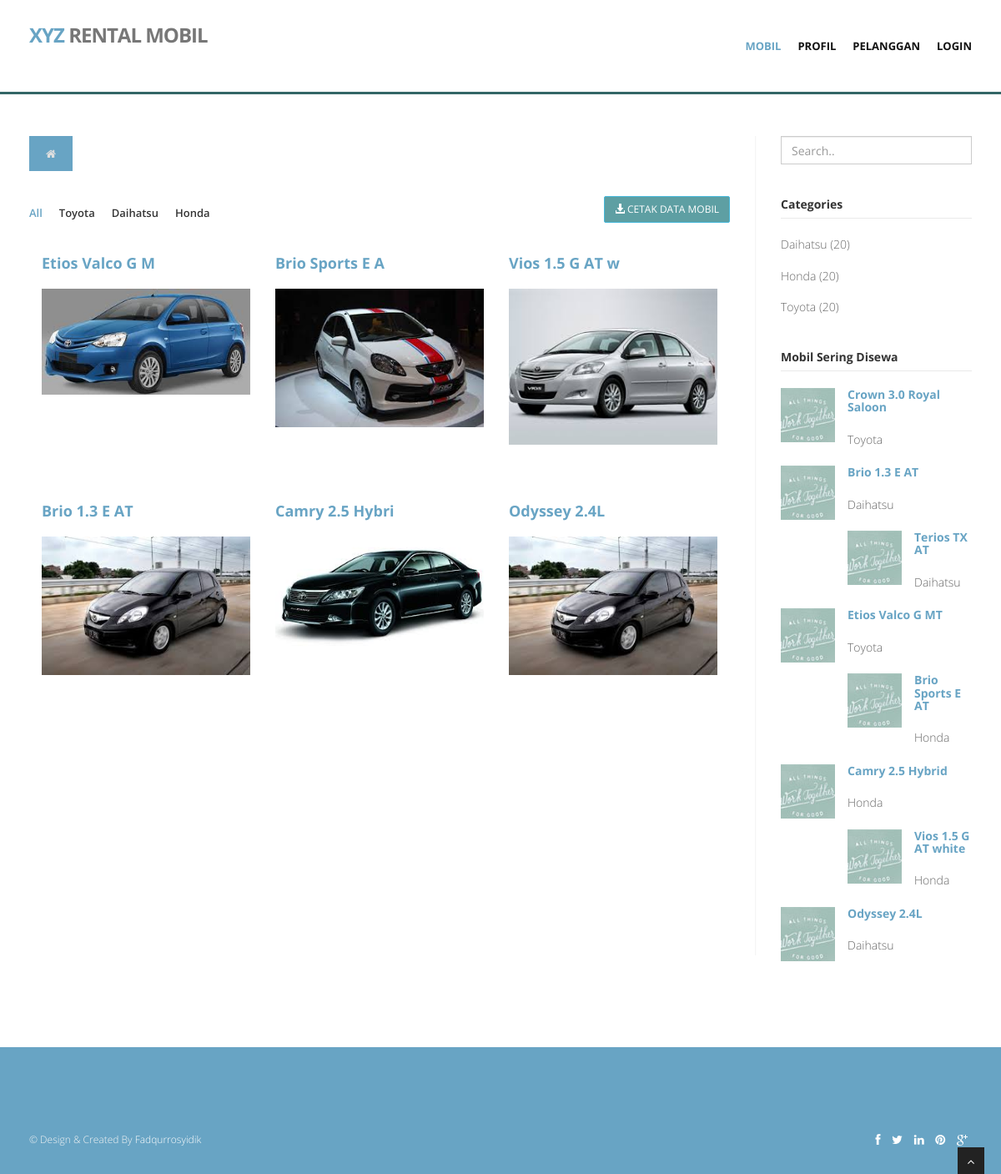
The page / on the database its author committed.
### tables this page shows
CREATE TABLE IF NOT EXISTS `kendaraan` (
  `NoPlat` varchar(10) NOT NULL,
  `KdMerk` varchar(20) NOT NULL,
  `IdType` varchar(10) NOT NULL,
  `IdPemilik` int(11) NOT NULL,
  `StatusRental` enum('Kosong','dipesan','Jalan') NOT NULL,
  `HargaSewa` int(11) NOT NULL,
  `FotoMobil` varchar(100) NOT NULL,
  `JmlSewa` int(11) NOT NULL,
  PRIMARY KEY (`NoPlat`)
);

CREATE TABLE IF NOT EXISTS `type` (
  `IdType` varchar(20) NOT NULL,
  `NmType` varchar(50) NOT NULL,
  PRIMARY KEY (`IdType`)
);

CREATE TABLE IF NOT EXISTS `merk` (
  `KdMerk` varchar(50) NOT NULL,
  `NmMerk` varchar(50) NOT NULL,
  PRIMARY KEY (`KdMerk`)
);

### menu/mobil/mobil.php (the view, shortened to what this page needs)
<?php
if (!isset($_GET['hal'])) {
    $page = 1;
} else {
    $page = $_GET['hal'];
}
$max_result = 6;
$from = (($page * $max_result) - $max_result);
?>
<section id="inner-headline">
    <div class="container" style="padding: 0">
        <div class="row">
            <div class="col-lg-12">
                <ul class="breadcrumb">
                    <li><a href="?eks=1"><i class="fa fa-home"></i></a><i class="icon-angle-right"></i></li>
                </ul>
            </div>
        </div>
    </div>
</section>
    <ul class="portfolio-categ filter">
        <li class="all active"><a href="#">All</a></li>
        <li class="Toyota"><a href="#" title="">Toyota</a></li>
        <li class="Daihatsu"><a href="#" title="">Daihatsu</a></li>
        <li class="Honda"><a href="#" title="">Honda</a></li>
    </ul>
    <div style="float: right"><a class="btn btn-info btn-flat" target="_blank" href="laporan/coba.php"><i class="glyphicon glyphicon-download-alt"></i> Cetak Data Mobil</a></div>
    <div class="clearfix">
    </div>
    	<section id="projects">
    	<ul id="thumbs" class="portfolio">
            <?php
            $nyari = ""; $kate = ""; $typ = "";
            $query = $db->query("select kendaraan.NoPlat, merk.NmMerk as merk, type.NmType as nama, kendaraan.FotoMobil as foto, kendaraan.NoPlat as plat from kendaraan,type,merk where kendaraan.IdType = type.IdType and kendaraan.KdMerk = merk.KdMerk $nyari $kate $typ limit $from, $max_result");
            while ($dm = $query->fetch()) {
            $i=0;
            ?>
    		<li class="item-thumbs col-lg-4 design" data-id="id-<?php echo $i++; ?>" data-type="<?php echo $dm['merk']; ?>">
                <h4><a href="?eks=9&plat=<?php echo $dm[0]; ?>"><?php echo substr($dm['nama'],0,15);?></a></h4>
                <div class="item-thumbs">
                </div>
    		</li>
            <?php } ?>
    	</ul>
    	</section>

### index.php (shortened to what this page needs)
<!DOCTYPE html>
<html lang="en">
<head>
<link href="css/bootstrap.min.css" rel="stylesheet" />
<link href="css/fancybox/jquery.fancybox.css" rel="stylesheet">
<link href="css/jcarousel.css" rel="stylesheet" />
<link href="css/flexslider.css" rel="stylesheet" />
<link href="css/style.css" rel="stylesheet" />
<link href="adminis/date_picker_bootstrap/bootstrap-datetimepicker.min.css" rel="stylesheet" media="screen">
<link href="skins/default.css" rel="stylesheet" />
</head>
<body>
<div id="wrapper">
	<header>
        <div class="navbar navbar-default navbar-static-top">
            <div class="container">
                <div class="navbar-header">
                    <a class="navbar-brand" href="index.html"><span>XYZ</span> Rental Mobil</a>
                </div>
                <div class="navbar-collapse collapse ">
                <?php
                $a=""; $b=""; $c=""; $d="";
                if (!empty(@$_GET['eks'])) {
                if ($_GET['eks'] == 1) { $a="class='active'"; }
                if ($_GET['eks'] == 2) { $b="class='active'"; }
                if ($_GET['eks'] == 3) { $c="class='active'"; }
                if ($_GET['eks'] == 4) { $d="class='active'"; }
                if ($_GET['eks'] == 5) { $d="class='active'"; }
            } else { $a="class='active'"; }
                ?>
                    <ul class="nav navbar-nav">
                        <li <?php echo $a; ?>><a href="?eks=1">Mobil</a></li>
                        <li <?php echo $b; ?>><a href="?eks=2">Profil</a></li>
                        <li <?php echo $c; ?>><a href="?eks=3">Pelanggan</a></li>
                        <?php if (empty($_SESSION['user'])) { ?>
                        <li <?php echo $d; ?>><a href="?eks=4">Login</a></li>
                        <?php } ?>
                    </ul>
                </div>
            </div>
        </div>
	</header>
	<section id="content">
	<div class="container">
		<div class="row">
			<div class="col-md-9">
				<?php include "include/select.php"; ?>
			</div>
			<div class="col-md-3">
				<?php include "include/sidebar.php";?>
			</div>
		</div>
	</div>
	</section>
	<footer>
	<div id="sub-footer">
		<div class="container">
			<div class="row">
				<div class="col-lg-6">
					<div class="copyright">
						<p>
							<span>&copy; Design & Created By </span><a href="http://bootstraptaste.com" target="_blank">Fadqurrosyidik</a>
						</p>
					</div>
				</div>
				<div class="col-lg-6">
					<ul class="social-network">
						<li><a href="#" data-placement="top" title="Facebook"><i class="fa fa-facebook"></i></a></li>
						<li><a href="#" data-placement="top" title="Twitter"><i class="fa fa-twitter"></i></a></li>
						<li><a href="#" data-placement="top" title="Linkedin"><i class="fa fa-linkedin"></i></a></li>
						<li><a href="#" data-placement="top" title="Pinterest"><i class="fa fa-pinterest"></i></a></li>
						<li><a href="#" data-placement="top" title="Google plus"><i class="fa fa-google-plus"></i></a></li>
					</ul>
				</div>
			</div>
		</div>
	</div>
	</footer>
</div>
<a href="#" class="scrollup"><i class="fa fa-angle-up active"></i></a>
</body>
</html>

### include/select.php (shortened to what this page needs)
<?php
@$eks=$_GET['eks'];
switch ($eks) {
	default:
		include "menu/mobil/mobil.php";
		break;
}
?>

### include/sidebar.php (shortened to what this page needs)
<aside class="right-sidebar">
    <div class="widget">
		<form class="form-search" action="#" method="POST">
			<input name="cari" class="form-control" type="text" placeholder="Search..">
		</form>
	</div>
	<div class="widget">
		<h5 class="widgetheading">Categories</h5>
		<ul class="cat">
		<?php
		$query = $db->query("select * from merk");
		while ($array = $query->fetch()) {
		?>
            <li><i class="icon-angle-right"></i><a href="?eks=1&kat=<?php echo $array['NmMerk'];?>"><?php echo $array['NmMerk']; ?></a><span> (20)</span></li>
        <?php } ?>
        </ul>
	</div>
    <div class="widget">
		<h5 class="widgetheading">Mobil Sering Disewa</h5>
        <ul class="recent">
        <?php
        $queryS = $db->query("select type.NmType as nama, merk.NmMerk from kendaraan,type,merk where kendaraan.IdType = type.IdType and kendaraan.KdMerk = merk.KdMerk order by JmlSewa desc");
		while ($arrayS = $queryS->fetch()) {
		?>
            <li>
				<img src="img/dummies/blog/65x65/thumb1.jpg" class="pull-left" alt="" />
				<h5><a href="?eks=1&type=<?php echo $arrayS['nama'];?>"><?php echo $arrayS['nama']; ?></a></h5>
				<p><?php echo $arrayS['1']; ?></p>
			</li>
		<?php } ?>
        </ul>
    </div>
</aside>

### skins/default.css (style rules this page uses)
a, a:hover,a:focus,a:active, footer a.text-link:hover, strike, .post-meta span a:hover, footer a.text-link, ul.meta-post li a:hover, ul.cat li a:hover, ul.recent li h6 a:hover, ul.portfolio-categ li.active a, ul.portfolio-categ li.active a:hover, ul.portfolio-categ li a:hover,ul.related-post li h4 a:hover, span.highlight,article .post-heading h3 a:hover, .navbar .nav > .active > a,.navbar .nav > .active > a:hover,.navbar .nav > li > a:hover,.navbar .nav > li > a:focus,.navbar .nav > .active > a:focus, .validation { color:#68A4C4; }
.navbar-brand span { color: #68A4C4; }
header .nav li a:hover, header .nav li a:focus, header .nav li.active a, header .nav li.active a:hover, header .nav li a.dropdown-toggle:hover, header .nav li a.dropdown-toggle:focus, header .nav li.active ul.dropdown-menu li a:hover, header .nav li.active ul.dropdown-menu li.active a { color:#68A4C4; }
.navbar-default .navbar-nav > .active > a, .navbar-default .navbar-nav > .active > a:hover, .navbar-default .navbar-nav > .active > a:focus { color:#68A4C4; }
.breadcrumb { background-color: #68A4C4; }
footer { background:#68A4C4; }
#sub-footer { background:#68A4C4; }

### css/overwrite.css (style rules this page uses)
.widget h4,.widget h5 { font-weight:700; margin-bottom:20px; }
label, input, button, select, textarea { font-size: 13px; font-weight: normal; }
input, button, select, textarea { font-family:'Open Sans', Arial, sans-serif; font-size: 13px; }
select, textarea, input[type="text"], input[type="password"], input[type="datetime"], input[type="datetime-local"], input[type="date"], input[type="month"], input[type="time"], input[type="week"], input[type="number"], input[type="email"], input[type="url"], input[type="search"], input[type="tel"], input[type="color"], .uneditable-input { -webkit-border-radius: 0; -moz-border-radius: 0; border-radius: 0; }
ul, ol { padding: 0; margin: 0 0 10px 25px; }
li { line-height: 1.6em; }
.btn { font-size: 12px; text-transform:uppercase; text-shadow: none; background-image:none; border-color: none; border-bottom-color: none; -webkit-box-shadow: none; -moz-box-shadow: none; box-shadow: none; }
.btn { outline:0; -webkit-border-radius: 2px; -moz-border-radius: 2px; border-radius: 2px; }
a.btn,.btn:focus { outline:0; }
.btn-info { background: #5E9FA3; }
.navbar .nav { border-right:none; border-left:none; }
.navbar .nav > li > a { float: none; font-size:13px; padding: 10px 0 10px; margin-left:20px; margin-right:0; color: #999999; text-decoration: none; text-shadow: none; border-right:none; border-left:none; }
.navbar .nav > .active > a, .navbar .nav > .active > a:hover, .navbar .nav > .active > a:focus { color: #fff; background-image: none; background-image: none; filter: none; text-decoration: none; -webkit-box-shadow: none; -moz-box-shadow: none; box-shadow: none; }
.breadcrumb { float:left; padding:10px 20px; margin:0; list-style: none; background: none; -webkit-border-radius: 0; -moz-border-radius: 0; border-radius: 0; }
.breadcrumb > li { display: inline-block; *display: inline; text-shadow: none; font-size:12px; *zoom: 1; margin:0; }

### rows shown on the page
kendaraan: IdType.NmType "Etios Valco G M"
kendaraan: IdType.NmType "Brio Sports E A"
kendaraan: IdType.NmType "Vios 1.5 G AT w"
kendaraan: IdType.NmType "Brio 1.3 E AT"
kendaraan: IdType.NmType "Camry 2.5 Hybri"
kendaraan: IdType.NmType "Odyssey 2.4L"
merk: NmMerk "Daihatsu"
merk: NmMerk "Honda"
merk: NmMerk "Toyota"
type: NmType "Crown 3.0 Royal Saloon", merk.NmMerk "Toyota"
type: NmType "Brio 1.3 E AT", merk.NmMerk "Daihatsu"
type: NmType "Terios TX AT", merk.NmMerk "Daihatsu"
type: NmType "Etios Valco G MT", merk.NmMerk "Toyota"
type: NmType "Brio Sports E AT", merk.NmMerk "Honda"
type: NmType "Camry 2.5 Hybrid", merk.NmMerk "Honda"
type: NmType "Vios 1.5 G AT white", merk.NmMerk "Honda"
type: NmType "Odyssey 2.4L", merk.NmMerk "Daihatsu"
